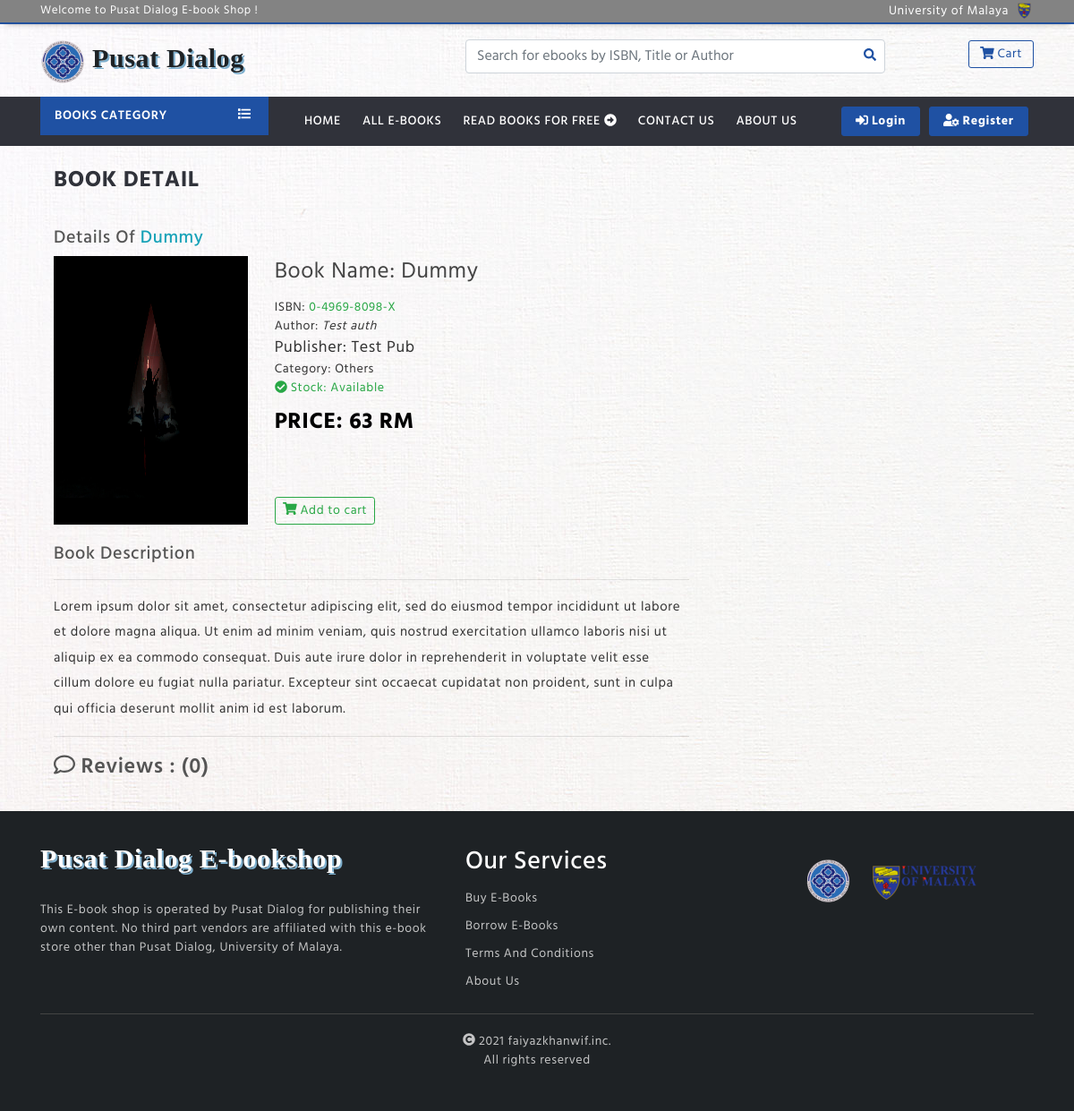
Screenshot of /users/book-view/74 with the database file from the repository.
### tables this page shows
CREATE TABLE `orgnamedb` (
  `orgname` varchar(200) NOT NULL
);

CREATE TABLE `logo` (
  `logoimg` varchar(200) NOT NULL
);

CREATE TABLE `books` (
  `id` int(11) NOT NULL,
  `book_name` varchar(200) NOT NULL,
  `book_isbn` varchar(200) NOT NULL,
  `description` text NOT NULL,
  `author` varchar(200) NOT NULL,
  `publisher` varchar(200) NOT NULL,
  `price` varchar(200) NOT NULL,
  `categoryId` int(11) NOT NULL,
  `book_image` varchar(200) NOT NULL,
  `book_file` varchar(200) NOT NULL,
  `create_date` timestamp NOT NULL DEFAULT current_timestamp()
);

CREATE TABLE `category` (
  `id` int(11) NOT NULL,
  `category` varchar(100) NOT NULL,
  `description` text NOT NULL,
  `tag` varchar(100) NOT NULL
);

CREATE TABLE `footerdb` (
  `footerdsc` text NOT NULL
);

### application/controllers/users.php (called while the page is built, shortened)
<?php
class Users extends CI_Controller {
	public function __construct()
	{
		$this->load->library('cart');
	}
	public function book_view($id)
	{
		$this->load->model('admin_model');
		$view['category'] = $this->admin_model->get_category();
		$this->load->model('user_model');
		$this->form_validation->set_rules('review', 'Review', 'trim|required|min_length[1]|htmlentities[review]');
		if($this->form_validation->run() == FALSE)
		{
			$this->load->model('admin_model');
			$view['book_detail'] = $this->admin_model->get_book_detail($id);
			$this->load->model('user_model');
			$view['reviews'] = $this->user_model->get_reviews();
			$view['user_details'] = $this->user_model->get_user_details($this->session->userdata('id'));
			if($this->admin_model->get_book_detail($id))
			{
				$this->load->model('user_model');
				$view['logos'] = $this->user_model->logo_generate();
				$this->load->model('user_model');
				$view['dscs'] = $this->user_model->ft_generate();
				$this->load->model('user_model');
				$view['names'] = $this->user_model->name_generate();
				$view['user_view'] = "users/book_detail";
				$this->load->view('layouts/user_layout', $view);
			}
		}
	}
}

### index.php (called while the page is built, shortened)
<?php
require_once BASEPATH.'core/CodeIgniter.php';

### application/models/user_model.php (called while the page is built, shortened)
<?php
class user_model extends CI_Model
{
public function get_reviews()
{
	$this->db->select('*');
	$this->db->from('users');
	$this->db->join('reviews', 'reviews.userId = users.id');
	$this->db->where('reviews.bookId', $this->uri->segment(3));
	$this->db->order_by('reviews.id', 'DESC');
	$query = $this->db->get();
	return $query->result();
}
public function get_user_details($id)
{
	$this->db->where('id', $id);
	$query = $this->db->get('users');
	return $query->row();
}
public function logo_generate()
{
	$query = $this->db->get('logo');
	return $query->result();
}
public function name_generate()
{
	$query = $this->db->get('orgnamedb');
	return $query->result();
}
public function ft_generate()
{
	$query = $this->db->get('footerdb');
	return $query->result();
}
}
?>

### application/models/admin_model.php (called while the page is built, shortened)
<?php
class admin_model extends CI_Model
{
	public function get_book_detail($id)
	{
		$this->db->select('books.*, category.category');
		$this->db->from('books');
		$this->db->join('category', 'books.categoryId = category.id');
		$this->db->where('books.id', $id);
		$query = $this->db->get();
		return $query->row();
	}
}

### application/views/temp/menu.php (the view, shortened to what this page needs)
<div class="menu-area">
    <div class="container">
        <div class="main-menu">
            <div class="row">
                <div class="col-lg-3 col-md-4">
                    <div class="dropdown show onclick-ctg">
                      <a class="ctg-btn" href="#" role="button" data-toggle="dropdown" aria-haspopup="true">
                        Books Category <span id="m-list"><i class="fas fa-list"></i></span>
                    </a>
                </div>
            </div>
            <div class="col-lg-9 col-md-8">
                <div class="menu">
                    <ul id="nav">
                        <li><a href="<?= base_url()?>home">Home</a></li>
                        <li><a href="<?= base_url()?>users/all-books">All E-Books</a></li>
                        <li><a href="<?= base_url()?>users/showpromempromo">Read Books for Free <i class="fas fa-arrow-alt-circle-right"></i></a></li>
                        <li><a href = "#" data-toggle="modal" data-target="#exampleModal">Contact Us</a></li>
                        <li><a href = "#" data-toggle="modal" data-target="#aboutModal">About Us</a></li>
                        <?php if($this->session->userdata('logged_in') == FALSE):
                            ?>
                            <a href="<?= base_url()?>users/login" class="btn-primary btn-log"><i class="fas fa-sign-in-alt"></i> Login</a>
                            <a href="<?= base_url()?>users/registration" class="btn-primary btn-log"><i class="fas fa-user-cog"></i> Register</a>
                    <?php endif; ?>
                </ul>
            </div>
        </div>
    </div>
</div>
</div>
</div>

### application/views/layouts/user_layout.php (shortened to what this page needs)
<!DOCTYPE html>
<html lang="en">
<head>
    <link rel="stylesheet" type="text/css" href="<?= base_url('tool/css/bootstrap.min.css'); ?>">
    <link rel="stylesheet" type="text/css" href="<?= base_url('tool/css/all.css'); ?>">
    <link rel="stylesheet" href="https://cdnjs.cloudflare.com/ajax/libs/animate.css/4.0.0/animate.min.css">
    <link rel="stylesheet" type="text/css" href="<?= base_url('tool/css/style.css'); ?>">
</head>
<body>
    <div class="header-area">
        <div class="header-top">
            <div class="container">
                <div class="row">
                    <div class="col-md-6">
                        <div class="welcome-tx">Welcome to
                            <?php foreach($names as $name): ?>
                                <?php print $name->orgname;?>
                                <?php endforeach; ?> E-book Shop !</div>
                            </div>
                            <div class="col-md-6">
                                <div class="social-icon">
                                    <a style="color: white;" href="https://um.edu.my/" title="Universiti Malaya">University of Malaya</i></a>
                                    <a class="umlogo" href="https://um.edu.my/" title="Universiti Malaya"><img src="<?= base_url('tool/img/umsmall.png'); ?>"></i></a>
                                </div>
                            </div>
                        </div>
                    </div>
                </div>
                <div class="header-mid">
                    <div class="container">
                        <div class="row">
                            <div class="col-md-5">
                                <div class="logo">
                                    <?php foreach($logos as $logo):?>
                                        <div class="lname"><a href="<?= base_url() ?>home"><span><?php print '<img src = "'.strip_tags($logo->logoimg).'" alt = "">';?>
                                        <?php foreach($names as $name): ?>
                                            <?php print $name->orgname;?>
                                            <?php endforeach; ?></span> </a></div>
                                        <?php endforeach;?>
                                    </div>
                                </div>
                                <div class="col-md-7">
                                    <div class="row">
                                        <div class="col-md-9 text-center">
                                                  <div class="admin-search">
                                                    <?= form_open('users/search', ['id'=>'user-search'])?>
                                                    <input type="text" name="search_book" class="form-control" placeholder="Search for ebooks by ISBN, Title or Author">
                                                    <button type="submit"><i class="fas fa-search"></i></button>
                                                    <?= form_close()?>
                                                </div>
                                        </div>
                                        <div class="col-md-3">
                                            <div class="ic-cart"><a href="<?= base_url()?>cart"><i class="fas fa-shopping-cart"></i> Cart</a></div>
                                        </div>
                                    </div>
                                </div>
                            </div>
                        </div>
                    </div>
                    <div>
                        <?php $this->load->view('temp/menu'); ?>
                    </div>
                </div>
                <div class="container animate__animated animate__bounceInLeft">
                    <div class="row">
                        <div class="col-lg-12 col-md-12 col-sm-12" style="min-height: 500px">
                            <?php $this->load->view($user_view); ?>
                        </div>
                    </div>
                </div>
                <div>
                    <?php $this->load->view('temp/footer'); ?>

### application/views/users/book_detail.php (shortened to what this page needs)
<br>
<div class="container">
	<div class="row">
		<div class="col-lg-8 col-md-9 col-sm-12" id="book-detail">
			<div id="table-header">Book Detail</div><br>
			<div><h5>Details of <span class="text-info"><?= strip_tags($book_detail->book_name)?></span></h5></div>
			<div class="row">
				<div class="col-lg-4 col-md-5 col-sm-6" id="book-img"><?php print '<img src = "'.strip_tags($book_detail->book_image).'" alt = "">';?></div>
				<div class="col-lg-8 col-md-7 col-sm-6">
					<div class="book-info">
						<div>Book Name: <?= strip_tags($book_detail->book_name)?></div>
						<div>ISBN: <span class="text-success"><?= strip_tags($book_detail->book_isbn)?></span></div>
						<div>Author: <i><?= strip_tags($book_detail->author)?></i></div>
						<div>Publisher: <?= strip_tags($book_detail->publisher)?></div>
						<div>Category: <?= strip_tags($book_detail->category)?></div>
						<div class="text-success"><i class="fas fa-check-circle"></i> Stock: Available</div>
						<div>Price: <?= strip_tags($book_detail->price)?> RM</div>
					</div>
					<br>
					<br>
					<br>
					<div class="row">
						<div class="col">
							<?php print '<a href="'.base_url().'cart/add_to_cart/'.$book_detail->id.'" class="btn btn-outline-success btn-sm"><i class="fas fa-shopping-cart"></i> Add to cart</a>'; ?>
						</div>
						<div class="col">
						</div>
						<div class="col">
						</div>
						<div class="col">
						</div>
					</div>
				</div>
			</div>
			<br><div class="book-description"><h5>Book description</h5><hr><p><?= nl2br(htmlentities($book_detail->description)) ?></p></div>
			<hr>
		</div>
		<div class="col-lg-4 col-md-3">
		</div>
	</div>
	<div class="row">
		<div class="col-lg-12 col-md-12 col-sm-12">
		</div>
	</div>
</div>

### application/views/temp/footer.php (shortened to what this page needs)
<div class="footer-area-home">
    <div class="container">
        <div class="row">
            <div class="col-md-5">
                <div class="widget">
                    <div class="brand-name">
                        <div class="logo">
                                <div class="lname"><a href="<?= base_url() ?>home"><span>
                                <?php foreach($names as $name): ?>
                                    <?php print $name->orgname;?>
                                    <?php endforeach; ?> E-bookshop</span> </a></div>
                            </div>
                            <p><?php foreach($dscs as $dsc): ?>
                                    <?php print $dsc->footerdsc;?>
                                    <?php endforeach; ?></p>
                        </div>
                    </div>
                </div>
                <div class="col-md-4">
                    <div class="widget">
                        <h3>Our Services</h3>
                        <ul>
                            <li><a href="<?= base_url('users/all_books')?>">Buy E-Books</a></li>
                            <li><a href="<?= base_url('users/all_ebooks')?>">Borrow E-books</a></li>
                            <li><a href="<?= base_url('users/terms')?>">Terms and conditions</a></li>
                            <li><a href="#" data-toggle="modal" data-target="#aboutModal">About Us</a></li>
                        </ul>
                    </div>
                </div>
                <div class="col-md-3">
                    <div class="widget">
                        <div class="brand-name">
                            <div class="logo">
                                <?php foreach($logos as $logo):?>
                                <span class="lname">
                                    <span><a href="#"><?php print '<img src = "'.strip_tags($logo->logoimg).'" alt = "">';?> </a></span>
                                </span>
                                <?php endforeach;?>
                                <span><a href="https://um.edu.my"><img src="<?= base_url('tool/img/umbig.png'); ?>"></a></span>
                            </div>
                        </div>
                    </div>
                </div>
            </div>
            <div class="copy-right">
                <p><i class="fas fa-copyright"></i> 2021 faiyazkhanwif.inc. <br>All rights reserved</p>
            </div>
        </div>
    </div>
</body>
</html>

### rows the page displays
orgnamedb: orgname "Pusat Dialog"
logo: logoimg (picture)
books: book_name "Dummy", book_image (picture), book_isbn "0-4969-8098-X", author "Test auth", publisher "Test Pub", categoryId.category "Others", price "63", description "Lorem ipsum dolor sit amet, consectetur adipiscing elit, sed do eiusmod tempor incididunt ut labore et dolore magna aliqua. Ut enim ad minim veniam, quis nostrud exercitation ullamco laboris nisi ut aliquip ex ea commodo consequat. Duis aute irure dolor in reprehenderit in voluptate velit esse cillum dolore eu fugiat nulla pariatur. Excepteur sint occaecat cupidatat non proident, sunt in culpa qui officia deserunt mollit anim id est laborum."
footerdb: footerdsc "This E-book shop is operated by Pusat Dialog for publishing their own content. No third part vendors are affiliated with this e-book store other than Pusat Dialog, University of Malaya."

### other values shown
$count_reviews "0"
